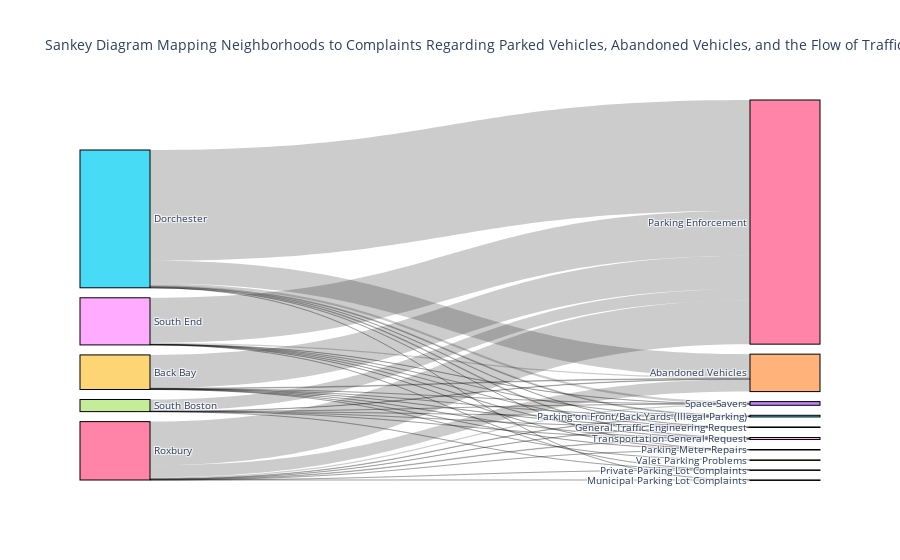

Notebook cell for this chart:
### Code cell
# Make the sankey diagram
sankey = make_sankey(sankey_df, 'neighborhood','type', 
                    'Sankey Diagram Mapping Neighborhoods to Complaints Regarding Parked Vehicles, Abandoned Vehicles,' +
                     ' and the Flow of Traffic', vals='Value')

# Visualize it
sankey

### Figure 1 — Plotly figure (JSON) as saved in the notebook; plotly's stock layout.template omitted (floating-point values rounded to 4 significant figures)
{"data": [{"link": {"source": [39, 35, 36, 37, 38, 39, 35, 36, 37, 38, 35, 36, 39, 35, 36, 37, 38, 39, 35, 36, 38, 39, 35, 36, 37, 38, 36, 37, 38, 39, 35, 36, 37, 38, 39, 35, 36, 37, 38, 39], "target": [44, 44, 44, 44, 44, 49, 49, 49, 49, 49, 51, 51, 56, 56, 56, 56, 56, 60, 60, 60, 60, 65, 65, 65, 65, 65, 68, 68, 68, 73, 73, 73, 73, 73, 78, 78, 78, 78, 78, 79], "value": [123, 3887, 2079, 68, 237, 7, 46, 30, 2, 6, 1, 9, 5658, 18907, 7448, 1974, 7709, 46, 3, 5, 15, 11, 165, 85, 13, 11, 1, 1, 1, 5, 383, 211, 8, 25, 53, 138, 102, 5, 46, 2]}, "node": {"label": ["Back Bay", "Dorchester", "Roxbury", "South Boston", "South End", "Back Bay", "Dorchester", "Roxbury", "South Boston", "South End", "Dorchester", "Roxbury", "Back Bay", "Dorchester", "Roxbury", "South Boston", "South End", "Back Bay", "Dorchester", "Roxbury", "South End", "Back Bay", "Dorchester", "Roxbury", "South Boston", "South End", "Roxbury", "South Boston", "South End", "Back Bay", "Dorchester", "Roxbury", "South Boston", "South End", "Back Bay", "Dorchester", "Roxbury", "South Boston", "South End", "Back Bay", "Abandoned Vehicles", "Abandoned Vehicles", "Abandoned Vehicles", "Abandoned Vehicles", "Abandoned Vehicles", "General Traffic Engineering Request", "General Traffic Engineering Request", "General Traffic Engineering Request", "General Traffic Engineering Request", "General Traffic Engineering Request", "Municipal Parking Lot Complaints", "Municipal Parking Lot Complaints", "Parking Enforcement", "Parking Enforcement", "Parking Enforcement", "Parking Enforcement", "Parking Enforcement", "Parking Meter Repairs", "Parking Meter Repairs", "Parking Meter Repairs", "Parking Meter Repairs", "Parking on Front/Back Yards (Illegal Parking)", "Parking on Front/Back Yards (Illegal Parking)", "Parking on Front/Back Yards (Illegal Parking)", "Parking on Front/Back Yards (Illegal Parking)", "Parking on Front/Back Yards (Illegal Parking)", "Private Parking Lot Complaints", "Private Parking Lot Complaints", "Private Parking Lot Complaints", "Space Savers", "Space Savers", "Space Savers", "Space Savers", "Space Savers", "Transportation General Request", "Transportation General Request", "Transportation General Request", "Transportation General Request", "Transportation General Request", "Valet Parking Problems"], "line": {"color": "black", "width": 1}, "pad": 10, "thickness": 70}, "type": "sankey"}], "layout": {"font": {"size": 10}, "title": {"text": "Sankey Diagram Mapping Neighborhoods to Complaints Regarding Parked Vehicles, Abandoned Vehicles, and the Flow of Traffic"}}}
